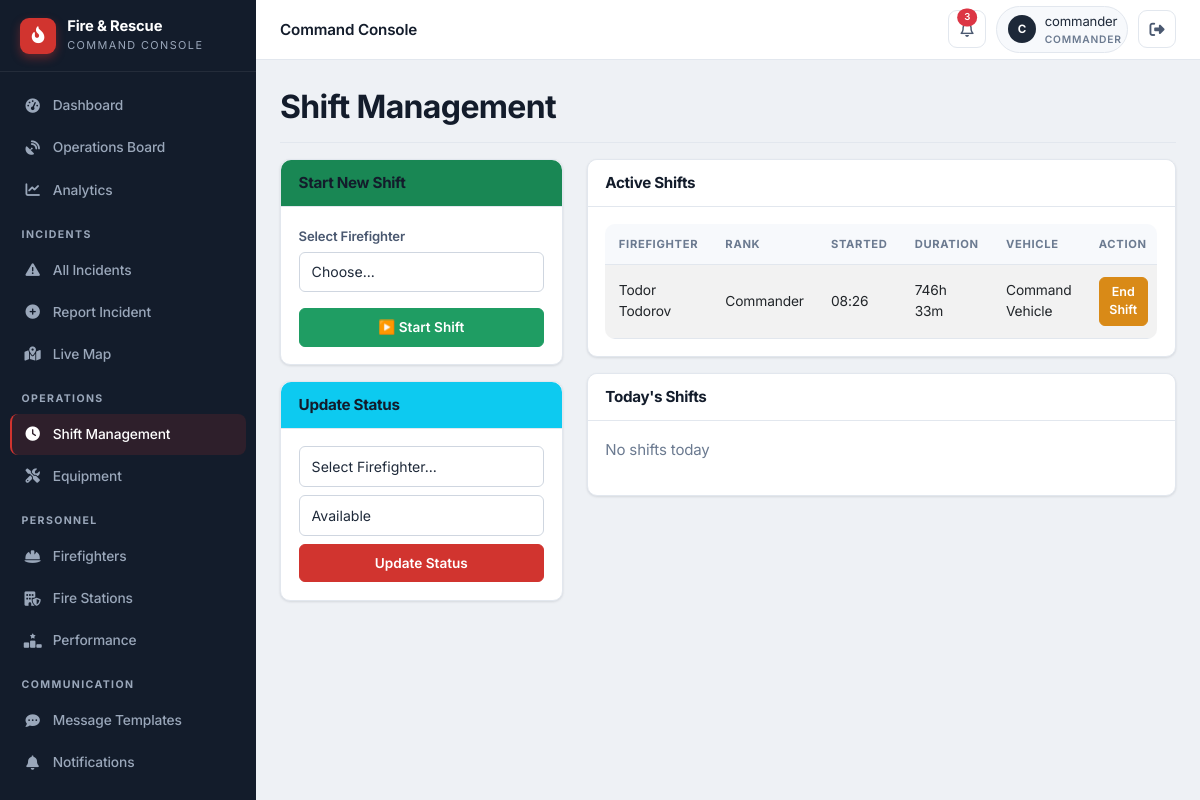
The page /staff/shifts (signed in) on the database its author committed.
### app/models/shift.py (models this page shows, shortened)
class Shift(db.Model):
    id = db.Column(db.Integer, primary_key=True)
    firefighter_id = db.Column(db.Integer, db.ForeignKey('firefighter.id'), nullable=False)
    start_time = db.Column(db.DateTime, default=datetime.datetime.utcnow)
    end_time = db.Column(db.DateTime, nullable=True)
    status = db.Column(db.String(20), default='active')  # active, completed, cancelled
    firefighter = db.relationship('Firefighter', foreign_keys=[firefighter_id], back_populates='shifts')

### app/models/firefighter.py (models this page shows)
class Firefighter(db.Model):
    id = db.Column(db.Integer, primary_key=True)
    name = db.Column(db.String(100), nullable=False)
    rank = db.Column(db.String(50))
    status = db.Column(db.String(20), default='available')
    vehicle_id = db.Column(db.Integer, db.ForeignKey('vehicle.id'), nullable=True)
    station_id = db.Column(db.Integer, db.ForeignKey('fire_station.id'), nullable=True)
    user_id = db.Column(db.Integer, db.ForeignKey('user_model.id'), nullable=True, unique=True)
    user = db.relationship('UserModel', foreign_keys=[user_id], backref='firefighter_profile')
    employee_id = db.Column(db.String(20), unique=True, nullable=True)
    phone = db.Column(db.String(20), nullable=True)
    hire_date = db.Column(db.DateTime, nullable=True)
    last_active = db.Column(db.DateTime, nullable=True)
    current_shift_id = db.Column(db.Integer, db.ForeignKey('shift.id'), nullable=True)
    current_shift = db.relationship('Shift', foreign_keys=[current_shift_id], back_populates='firefighter')
    shifts = db.relationship('Shift', foreign_keys='Shift.firefighter_id', back_populates='firefighter')

### app/models/vehicle.py (models this page shows)
class Vehicle(db.Model):
    id = db.Column(db.Integer, primary_key=True)
    type = db.Column(db.String(50))
    location = db.Column(db.String(200))
    latitude = db.Column(db.Float, nullable=True)
    longitude = db.Column(db.Float, nullable=True)
    last_updated = db.Column(db.DateTime, default=datetime.datetime.utcnow, onupdate=datetime.datetime.utcnow)
    speed = db.Column(db.Float, nullable=True)
    heading = db.Column(db.Integer, nullable=True)
    status = db.Column(db.String(20), default='station')
    station_id = db.Column(db.Integer, db.ForeignKey('fire_station.id'), nullable=True)
    current_incident_id = db.Column(db.Integer, db.ForeignKey('incident.id'), nullable=True)
    route_polyline = db.Column(db.Text, nullable=True)      # JSON list of [lat, lng] along the road
    route_started_at = db.Column(db.DateTime, nullable=True)  # when the vehicle began driving
    route_total_seconds = db.Column(db.Float, nullable=True)  # animation duration (sped up for demo)
    route_real_seconds = db.Column(db.Float, nullable=True)   # real OSRM driving time, for ETA display
    route_distance_m = db.Column(db.Float, nullable=True)     # real route distance in meters
    route_dest_lat = db.Column(db.Float, nullable=True)
    route_dest_lng = db.Column(db.Float, nullable=True)
    current_incident = db.relationship('Incident', foreign_keys=[current_incident_id])
    firefighters = db.relationship('Firefighter', backref='assigned_vehicle', lazy=True)

### app/routes/firefighters.py (the view)
@firefighters_bp.route('/staff/shifts')
@login_required
@role_required('dispatcher', 'commander')
def shift_management():
    active_shifts = Shift.query.filter_by(status='active').all()
    today = datetime.datetime.now().date()
    today_shifts = Shift.query.filter(
        db.func.date(Shift.start_time) == today
    ).order_by(Shift.start_time.desc()).all()
    available_firefighters = Firefighter.query.filter_by(status='available').all()
    return render_template('staff/personnel/shifts.html',
                           active_shifts=active_shifts,
                           today_shifts=today_shifts,
                           available_firefighters=available_firefighters,
                           datetime=datetime)

### app/utils.py (called while the page is built)
def login_required(f):
    @wraps(f)
    def decorated_function(*args, **kwargs):
        if not session.get('logged_in'):
            flash('Please login to access the staff portal.', 'warning')
            return redirect(url_for('auth.staff_login'))
        return f(*args, **kwargs)
    return decorated_function

def role_required(*roles):
    def decorator(f):
        @wraps(f)
        def decorated_function(*args, **kwargs):
            if not session.get('logged_in'):
                flash('Please login to access the staff portal.', 'warning')
                return redirect(url_for('auth.staff_login'))
            if session.get('user_role') not in roles:
                flash('Unauthorized access. This incident has been logged.', 'danger')
                return redirect(url_for('dashboard.staff_dashboard'))
            return f(*args, **kwargs)
        return decorated_function
    return decorator

def duration_filter(start_time, end_time=None):
    if not end_time:
        end_time = datetime.datetime.utcnow()
    delta = end_time - start_time
    hours = int(delta.total_seconds() / 3600)
    minutes = int((delta.total_seconds() % 3600) / 60)
    return f"{hours}h {minutes}m"

### app/templates/staff/personnel/shifts.html (shortened to what this page needs)
{% extends "staff/base.html" %}
{% block content %}
<h2>Shift Management</h2><hr>
<div class="row">
    <div class="col-md-4">
        <div class="card mb-3"><div class="card-header bg-success text-white"><h5 class="mb-0">Start New Shift</h5></div><div class="card-body"><form method="POST" action="{{ url_for('personnel.start_shift') }}"><div class="mb-3"><label class="form-label">Select Firefighter</label><select name="firefighter_id" class="form-select" required><option value="">Choose...</option>{% for f in available_firefighters %}<option value="{{ f.id }}">{{ f.name }} ({{ f.rank }})</option>{% endfor %}</select></div><button type="submit" class="btn btn-success w-100">▶️ Start Shift</button></form></div></div>
        <div class="card"><div class="card-header bg-info text-white"><h5 class="mb-0">Update Status</h5></div><div class="card-body"><select class="form-select mb-2" id="quick-firefighter"><option value="">Select Firefighter...</option></select><select class="form-select mb-2" id="quick-status"><option value="available">Available</option></select><button class="btn btn-primary w-100" onclick="updateStatus()">Update Status</button></div></div>
    </div>
    <div class="col-md-8">
        <div class="card mb-3"><div class="card-header bg-dark text-white"><h5 class="mb-0">Active Shifts</h5></div><div class="card-body">{% if active_shifts %}<div class="table-responsive"><table class="table table-striped"><thead><tr><th>Firefighter</th><th>Rank</th><th>Started</th><th>Duration</th><th>Vehicle</th><th>Action</th></tr></thead><tbody>{% for shift in active_shifts %}<tr><td>{{ shift.firefighter.name }}</td><td>{{ shift.firefighter.rank }}</td><td>{{ shift.start_time.strftime('%H:%M') }}</td><td>{{ shift.start_time|duration }}</td><td>{% if shift.firefighter.assigned_vehicle %}{{ shift.firefighter.assigned_vehicle.type }}{% else %}<span class="text-muted">None</span>{% endif %}</td><td><form method="POST" action="{{ url_for('personnel.end_shift', shift_id=shift.id) }}" style="display:inline;"><button type="submit" class="btn btn-sm btn-warning">End Shift</button></form></td></tr>{% endfor %}</tbody></table></div>{% else %}<p class="text-muted">No active shifts</p>{% endif %}</div></div>
        <div class="card"><div class="card-header bg-dark text-white"><h5 class="mb-0">Today's Shifts</h5></div><div class="card-body">{% if today_shifts %}<div class="table-responsive"><table class="table table-sm"><thead><tr><th>Firefighter</th><th>Start</th><th>End</th><th>Duration</th><th>Status</th></tr></thead><tbody>{% for shift in today_shifts %}<tr><td>{{ shift.firefighter.name }}</td><td>{{ shift.start_time.strftime('%H:%M') }}</td><td>{% if shift.end_time %}{{ shift.end_time.strftime('%H:%M') }}{% else %}<span class="badge bg-success">Active</span>{% endif %}</td><td>{% if shift.duration() %}{{ shift.duration() }}h{% else %}<span class="badge bg-warning">In progress</span>{% endif %}</td><td><span class="badge bg-{% if shift.firefighter.status == 'available' %}success{% elif shift.firefighter.status == 'on_duty' %}primary{% else %}secondary{% endif %}">{{ shift.firefighter.status }}</span></td></tr>{% endfor %}</tbody></table></div>{% else %}<p class="text-muted">No shifts today</p>{% endif %}</div></div>
    </div>
</div>
{% endblock %}

### app/static/css/theme.css (style rules this page uses)
:root { --bg: #eef1f5; --surface: #ffffff; --surface-2: #f7f9fc; --border: #e2e7ee; --border-strong: #cfd6e0; --ink: #131c2b; --ink-2: #1d2838; --ink-3: #2a3650; --ink-soft: #3a4860; --text: #1f2a3a; --text-2: #4a5870; --muted: #6b7a90; --on-dark: #e7ecf3; --on-dark-muted: #9aa7ba; --accent: #d1342f; --accent-dark: #ab2420; --accent-soft: #fdeceb; --success: #1f9d63; --success-soft: #e6f5ed; --warning: #d98a17; --warning-soft: #fbf1de; --info: #2b6cb0; --info-soft: #e6f0f9; --danger: #d1342f; --danger-soft: #fdeceb; --r-sm: 6px; --r: 10px; --r-lg: 14px; --shadow-xs: 0 1px 2px rgba(19, 28, 43, 0.06); --shadow-sm: 0 1px 3px rgba(19, 28, 43, 0.08), 0 1px 2px rgba(19, 28, 43, 0.04); --shadow-md: 0 4px 12px rgba(19, 28, 43, 0.08); --shadow-lg: 0 12px 28px rgba(19, 28, 43, 0.12); --sidebar-w: 256px; --topbar-h: 60px; --spacing-xs: 0.25rem; --spacing-sm: 0.5rem; --spacing-md: 1rem; --spacing-lg: 1.5rem; --spacing-xl: 2rem; --border-radius: var(--r); --border-radius-sm: var(--r-sm); --border-radius-lg: var(--r-lg); --primary-color: var(--accent); --secondary-color: var(--muted); --danger-color: var(--danger); }
* { box-sizing: border-box; }
html { -webkit-text-size-adjust: 100%; }
body { font-family: 'Inter', -apple-system, BlinkMacSystemFont, 'Segoe UI', Roboto, sans-serif; color: var(--text); background: var(--bg); font-size: 0.94rem; line-height: 1.55; letter-spacing: -0.01em; -webkit-font-smoothing: antialiased; text-rendering: optimizeLegibility; }
h1, h2, h3, h4, h5, h6 { color: var(--ink); font-weight: 700; letter-spacing: -0.02em; }
.text-muted { color: var(--muted) !important; }

### app/static/css/main.css (style rules this page uses)
.card { border: 1px solid var(--border); border-radius: var(--r); box-shadow: var(--shadow-sm); background: var(--surface); margin-bottom: 1.25rem; }
.card-header { border-bottom: 1px solid var(--border); background: transparent; font-weight: 600; color: var(--ink); padding: 0.85rem 1.1rem; border-radius: var(--r) var(--r) 0 0 !important; }
.card-header h5, .card-header h4, .card-header h6 { margin: 0; font-size: 0.95rem; }
.card-body { padding: 1.1rem; }
.card-header.bg-dark, .card-header.bg-danger, .card-header.bg-primary, .card-header.bg-secondary { background: var(--surface) !important; color: var(--ink) !important; border-bottom: 1px solid var(--border) !important; }
.btn { border-radius: var(--r-sm); font-weight: 600; font-size: 0.85rem; padding: 0.5rem 0.9rem; transition: all 0.15s; border-width: 1px; }
.btn-sm { padding: 0.32rem 0.6rem; font-size: 0.78rem; }
.btn-primary, .btn-danger { background: var(--accent); border-color: var(--accent); color: #fff; }
.btn-success { background: var(--success); border-color: var(--success); }
.btn-warning { background: var(--warning); border-color: var(--warning); color: #fff; }
.table { margin-bottom: 0; color: var(--text); font-size: 0.86rem; }
.table > thead > tr > th { background: var(--surface-2); color: var(--muted); text-transform: uppercase; font-size: 0.7rem; letter-spacing: 0.06em; font-weight: 700; border-bottom: 1px solid var(--border); padding: 0.7rem 0.85rem; }
.table > tbody > tr > td { padding: 0.72rem 0.85rem; vertical-align: middle; border-color: var(--border); }
.table-responsive { border-radius: var(--r); }
.form-label { font-weight: 600; font-size: 0.82rem; color: var(--text-2); margin-bottom: 0.3rem; }
.form-control, .form-select { border-radius: var(--r-sm); border: 1px solid var(--border-strong); padding: 0.55rem 0.75rem; font-size: 0.88rem; color: var(--text); background: var(--surface); }
hr { border-color: var(--border); opacity: 1; }

### rows shown on the page
Shift: firefighter.name "Todor Todorov", firefighter.rank "Commander", start_time "08:26", start_time|duration "746h 33m", firefighter.assigned_vehicle.type "Command Vehicle"

### other values the page prints
{{ (session.user_name or '?')[0]|upper }} "C"
{{ session.user_name }} "commander"
{{ session.user_role }} "COMMANDER"
